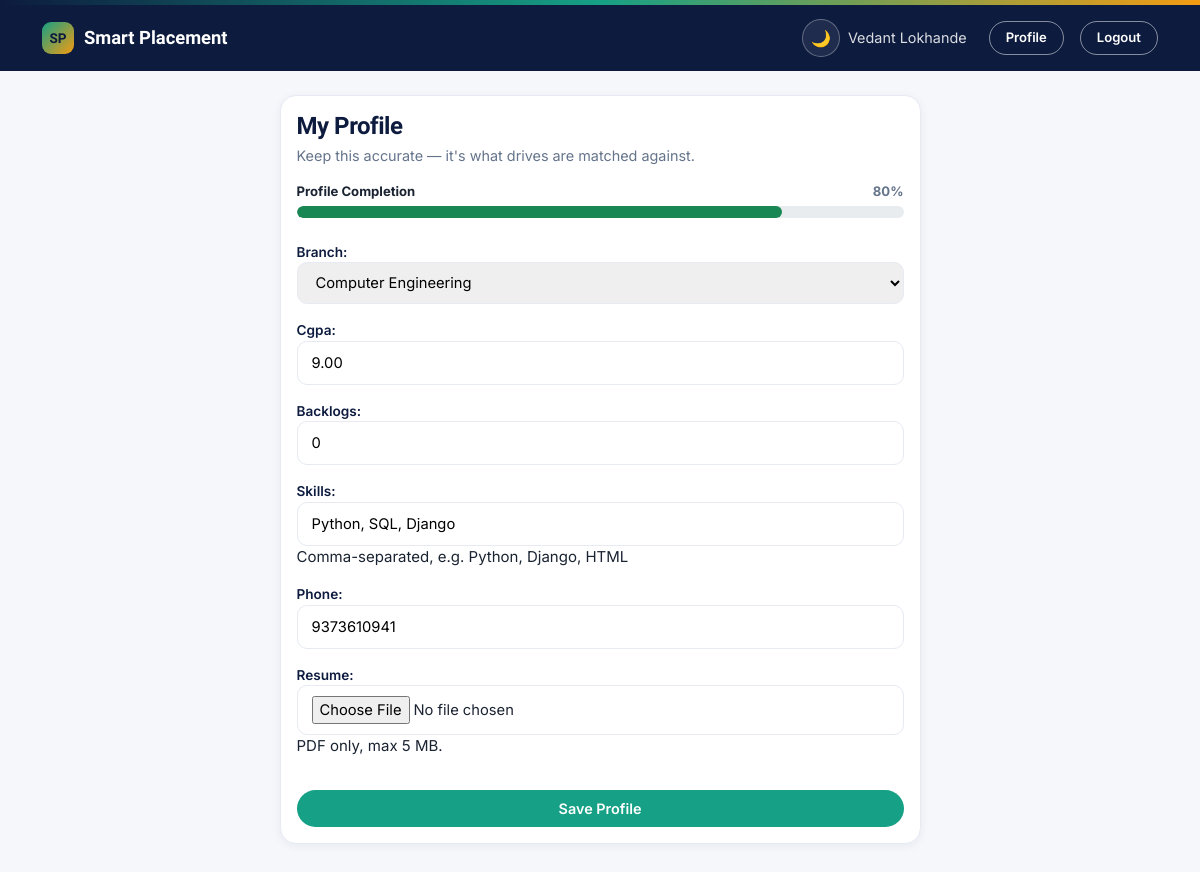
Page /profile/ (signed in) on the committed database.
### placements/models.py (models this page shows, shortened)
class Student(models.Model):
    BRANCH_CHOICES = [
        ('CSE', 'Computer Engineering'),
        ('IT', 'Information Technology'),
        ('ENTC', 'Electronics & Telecom'),
        ('MECH', 'Mechanical'),
        ('CIVIL', 'Civil'),
    ]
    user = models.OneToOneField(User, on_delete=models.CASCADE)
    branch = models.CharField(max_length=10, choices=BRANCH_CHOICES)
    cgpa = models.DecimalField(max_digits=4, decimal_places=2)
    backlogs = models.PositiveIntegerField(default=0)
    skills = models.CharField(max_length=300, help_text="Comma-separated, e.g. Python, Django, HTML")
    phone = models.CharField(max_length=15, blank=True)
    resume = models.FileField(
        upload_to='resumes/', blank=True, null=True,
        validators=[FileExtensionValidator(allowed_extensions=['pdf'])],
        help_text="PDF only, max 5 MB."
    )
    def get_completion_percentage(self):
        fields_to_check = [
            self.branch,
            self.cgpa,
            self.skills,
            self.phone,
            self.resume,
        ]
        completed = sum(1 for field in fields_to_check if field)
        total = len(fields_to_check)
        return int((completed / total) * 100) if total > 0 else 0

### placements/views.py (the view)
# urls.py: path('profile/', views.complete_profile_view, name='complete_profile'),
@login_required
def complete_profile_view(request):
    if hasattr(request.user, 'company_profile'):
        return redirect('company_dashboard')
    student, _ = Student.objects.get_or_create(
        user=request.user,
        defaults={'branch': 'CSE', 'cgpa': 0, 'skills': ''}
    )
    if request.method == 'POST':
        form = StudentProfileForm(request.POST, request.FILES, instance=student)
        if form.is_valid():
            form.save()
            messages.success(request, "Profile updated.")
            return redirect('dashboard')
    else:
        form = StudentProfileForm(instance=student)
        progress = student.get_completion_percentage()
    return render(request, 'placements/profile.html', {
        'form': form,
        'student': student,
        'progress': progress
    })

### placements/forms.py
class StudentProfileForm(forms.ModelForm):
    class Meta:
        model = Student
        fields = ['branch', 'cgpa', 'backlogs', 'skills', 'phone', 'resume']
        widgets = {
            'skills': forms.TextInput(attrs={'placeholder': 'Python, Django, HTML, CSS'}),
        }

### placements/templates/placements/profile.html (shortened to what this page needs)
{% extends 'placements/base.html' %}
{% block content %}
<div class="row justify-content-center">
  <div class="col-md-7">
    <div class="ps-card">
        <h4 class="mb-1">My Profile</h4>
        <p class="text-muted mb-3" style="font-size:0.9rem;">Keep this accurate — it's what drives are matched against.</p>
        <div class="mb-4">
            <div class="d-flex justify-content-between align-items-center mb-1">
                <small class="fw-bold">Profile Completion</small>
                <small class="fw-bold text-muted">{{ progress }}%</small>
            </div>
            <div class="progress" style="height: 12px; border-radius: 6px; background-color: #e9ecef;">
                <div class="progress-bar bg-success"
                     role="progressbar"
                     style="width: {{ progress }}%; border-radius: 6px;"
                     aria-valuenow="{{ progress }}"
                     aria-valuemin="0"
                     aria-valuemax="100">
                </div>
            </div>
        </div>
        <form method="post" enctype="multipart/form-data" class="ps-form">
          {{ form.as_p }}
          <button class="btn-ps btn-ps-teal w-100 mt-3" type="submit">Save Profile</button>
        </form>
    </div>
  </div>
</div>
{% endblock %}

### placements/templates/placements/base.html (shortened to what this page needs)
{% load static %}
<!DOCTYPE html>
<html lang="en">
<head>
    <link href="https://cdnjs.cloudflare.com/ajax/libs/bootstrap/5.3.3/css/bootstrap.min.css" rel="stylesheet">
    <link href="{% static 'placements/css/theme.css' %}" rel="stylesheet">
</head>
<body>
<div class="top-strip"></div>
{% if user.is_authenticated %}
<nav class="ps-navbar">
    <div class="container d-flex justify-content-between align-items-center">
        <a class="brand" href="{% url 'dashboard' %}">
            <span class="mark">SP</span> Smart Placement
        </a>
                   <div class="d-flex align-items-center gap-2">
                <button type="button" class="theme-toggle" onclick="togglePsTheme()" aria-label="Toggle dark mode">
                    <span class="theme-toggle-icon">🌙</span>
                </button>
                <span class="username">{{ user.get_full_name|default:user.username }}</span>
                {% if user.company_profile %}
                    <a href="{% url 'company_dashboard' %}" class="btn-ps btn-ps-outline btn-ps-sm me-2">My Applicants</a>
                {% else %}
                    <a href="{% url 'complete_profile' %}" class="btn-ps btn-ps-outline btn-ps-sm me-2">Profile</a>
                {% endif %}
                <form method="post" action="{% url 'logout' %}" style="display:inline;"> {% csrf_token %} <button type="submit" class="btn-ps btn-ps-outline btn-ps-sm" style="border:1.5px solid rgba(255,255,255,0.5); background:transparent; cursor:pointer;">Logout</button> </form>
            </div>
    </div>
</nav>
{% endif %}
<div class="container py-4">
    {% block content %}{% endblock %}
</div>
</body>
</html>

### placements/static/placements/css/theme.css (style rules this page uses)
:root { --navy: #0D1B3E; --navy-light: #16295C; --teal: #16A085; --teal-light: #E1F5EE; --orange: #F39C12; --orange-light: #FDF0DC; --purple: #7C5CBF; --purple-light: #EFEAFA; --blue: #4F5BD5; --blue-light: #EAEBFB; --success: #0B8457; --success-light: #E1F3EA; --danger: #E15554; --danger-light: #FCEAEA; --bg: #F5F7FB; --card: #FFFFFF; --text: #1A2332; --muted: #64748B; --border-c: #E7EAF3; --heading: #0D1B3E; --radius-card: 16px; --radius-pill: 999px; --shadow-card: 0 2px 10px rgba(13, 27, 62, 0.06); --pill-text-teal: #0c6650; --pill-text-orange: #9a6208; --pill-text-blue: #3339a3; --pill-text-purple: #543d8c; --pill-text-success: #085f3f; --pill-text-danger: #a13736; color-scheme: light; }
body { background: var(--bg); color: var(--text); font-family: 'Inter', -apple-system, sans-serif; font-size: 15px; }
h1, h2, h3, h4, h5, .brand-font { font-family: 'Sora', 'Inter', sans-serif; font-weight: 700; color: var(--heading); letter-spacing: -0.02em; }
a { color: var(--teal); text-decoration: none; }
.top-strip { height: 5px; width: 100%; background: linear-gradient(90deg, var(--navy) 0%, var(--teal) 50%, var(--orange) 100%); }
.ps-navbar { background: var(--navy); padding: 14px 0; }
.ps-navbar .brand { font-family: 'Sora', sans-serif; font-weight: 700; font-size: 1.15rem; color: #fff; display: flex; align-items: center; gap: 10px; }
.ps-navbar .brand .mark { width: 32px; height: 32px; border-radius: 9px; background: linear-gradient(135deg, var(--teal), var(--orange)); display: flex; align-items: center; justify-content: center; font-size: 0.85rem; font-weight: 700; color: var(--navy); }
.ps-navbar .username { color: rgba(255,255,255,0.85); font-size: 0.9rem; margin-right: 14px; }
.btn-ps { border-radius: var(--radius-pill); padding: 8px 20px; font-weight: 600; font-size: 0.9rem; border: none; transition: transform 0.12s ease, box-shadow 0.12s ease; display: inline-block; }
.btn-ps-teal { background: var(--teal); color: #fff; }
.btn-ps-outline { background: transparent; border: 1.5px solid rgba(255,255,255,0.5); color: #fff; }
.btn-ps-sm { padding: 6px 16px; font-size: 0.82rem; }
.ps-card { background: var(--card); border-radius: var(--radius-card); box-shadow: var(--shadow-card); border: 1px solid var(--border-c); padding: 24px; }
.ps-form input, .ps-form select, .ps-form textarea { border-radius: 10px !important; border: 1.5px solid var(--border-c) !important; padding: 10px 14px !important; font-size: 0.92rem !important; }
.ps-form label { font-weight: 600; font-size: 0.85rem; color: var(--heading); margin-top: 10px; display: block; }
.text-muted { color: var(--muted) !important; }
.theme-toggle { width: 38px; height: 38px; border-radius: 50%; border: 1.5px solid rgba(255,255,255,0.3); background: rgba(255,255,255,0.08); color: #fff; display: flex; align-items: center; justify-content: center; font-size: 1rem; cursor: pointer; flex-shrink: 0; }
body { overflow-x: hidden; }
.ps-card, .company-card { padding: 1rem !important; margin-bottom: 1rem; }
.ps-form input[type="text"], .ps-form input[type="email"], .ps-form input[type="password"], .ps-form input[type="number"], .ps-form input[type="file"], .ps-form select, .ps-form textarea { width: 100% !important; max-width: 100%; box-sizing: border-box; font-size: 16px; }

### rows in the picture
Student: branch "Computer Engineering", cgpa "9.00", backlogs "0", skills "Python, SQL, Django", phone "9373610941"

### other values in the picture
{{ user.get_full_name|default:user.username }} "Vedant Lokhande"
{{ progress }} "80"
